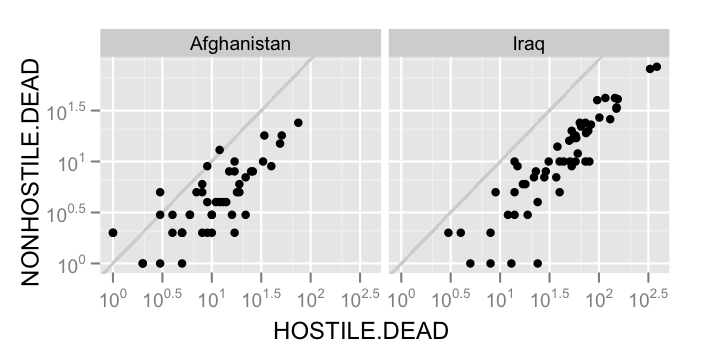

This figure's R source:
p <- ggplot(casualties.comp2, aes(HOSTILE.DEAD, NONHOSTILE.DEAD))+
	geom_abline(colour = "grey80")+
	geom_point()+
	scale_x_log10()+
	scale_y_log10()+
	facet_wrap(~Country)
	
print(p)
